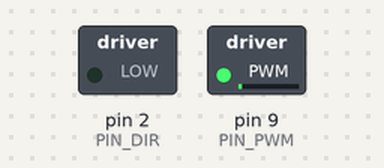
The sketch below on a simulated Arduino Uno, built with avr-gcc and run on an emulated ATmega328P. Shown: switched loads named in the sketch (green lamp = pin HIGH).

Above: at 0.15 s.
At 8.85 s:
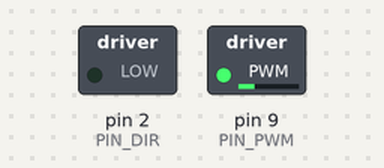
At 18.16 s:
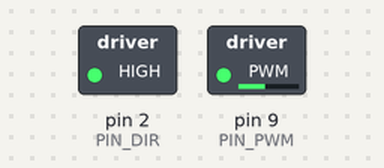
At 39.78 s:
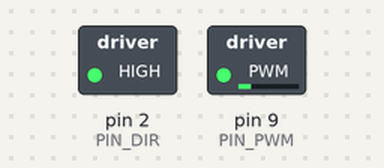
Timing chart, 0 to 40.0 s (numbered marks = the images above):
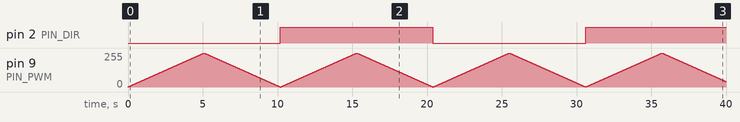

The sketch:

SingleMotorPWM.ino
```cpp
/*   PWM_Oscillating
 *   Increases the PWM duty cycle from 0 to 100% and then back down
 *   Changes the direction of the wheel when at 0 duty cycle
 */

// Pin declarations for UNO board
const int PIN_DIR = 2;    // Motor direction signal
const int PIN_PWM = 9;    // 490Hz pins 3, 9, 10, 11
const int DELAY = 20;     // Amount of time to delay between increments

// Variables
int _pwmCtrl = 0;         // PWM control signal 0-255
int _pwmInc = 1;          // Increment the PWM by this amount
bool _dir = 0;            // Direction of the motor

void setup()
{
    // Set DIR pin to output
    pinMode(PIN_DIR, OUTPUT);

    // Set PWM pin to output
    pinMode(PIN_PWM, OUTPUT);
}

void loop()
{
    // Increment or Decrement the pwm control
    _pwmCtrl += _pwmInc;

    // Change increment to negative if we are too high
    if (_pwmCtrl >= 255)
        _pwmInc = -1;

    // Change increment to positive if we are at zero
    // Change direction of motor if we are at zero
    if (_pwmCtrl <= 0)
    {
        _pwmInc = 1;
        _dir = !_dir;
    }

    // Set the PWM output
    analogWrite(PIN_PWM, _pwmCtrl);

    // Set the direction
    digitalWrite(PIN_DIR, _dir);

    // Add a delay so we don't change too fast
    delay(DELAY);
}
```

Measured:
- by itself, pin 2 (PIN_DIR): LOW → HIGH at 10.2 s, → LOW 10.2 s later, → HIGH 10.2 s later
